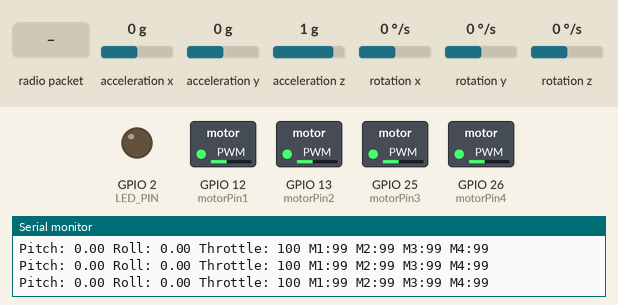
This sketch was run on a simulated ESP32. Parts: switched loads named in the sketch (green lamp = pin HIGH), output pins drawn as LEDs (lit = HIGH), the last lines printed to the serial monitor. Inputs (shaded band) come from the test bench; at power-on: acceleration x 0 g, acceleration y 0 g, rotation x 0 °/s, acceleration z 1 g, rotation y 0 °/s, rotation z 0 °/s. No radio packets arrive unless stated.

Above: at 1.2 s.
1.3 s: radio packet "5" arrives
At 3.0 s:
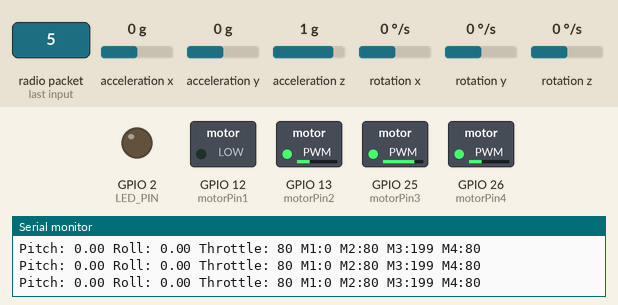
4.3 s: acceleration x set to -1.4 g
At 5.09 s:
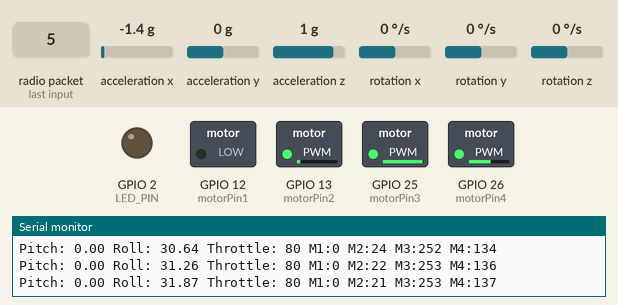
7.3 s: acceleration y set to -0.8 g
At 10.27 s:
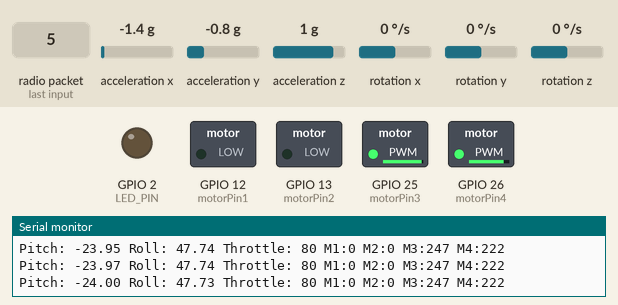
10.3 s: rotation x set to -192 °/s
At 10.92 s:
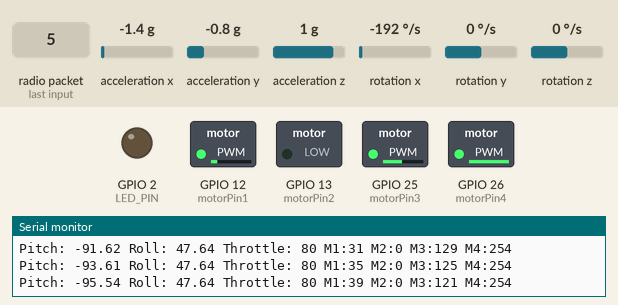
13.3 s: radio packet "90" arrives
At 15.8 s:
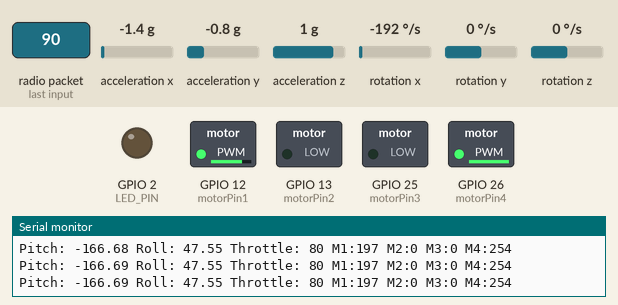
16.3 s: rotation x set to 192 °/s
At 18.04 s:
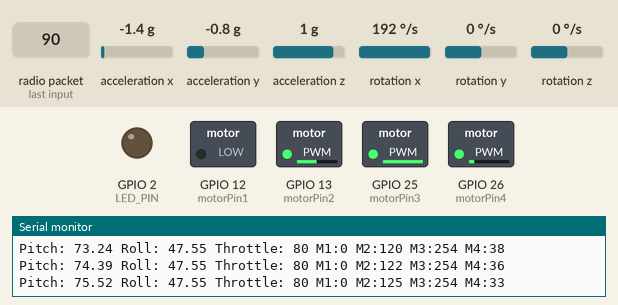
Timing chart, 0 to 20.3 s (numbered marks = the images above; inputs shaded):
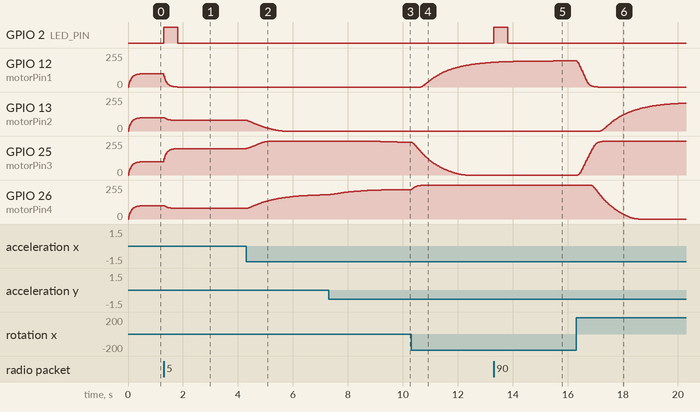

Measured:
- after the input at 1.3 s, GPIO 2 (LED_PIN): LOW → HIGH at once, → LOW 0.51 s later; GPIO 12 (motorPin1): moves from 99/255 to 0/255 over 0.49 s, starting at once; GPIO 13 (motorPin2), GPIO 26 (motorPin4): moves from 99/255 to 80/255 over 0.36 s, starting at once; GPIO 25 (motorPin3): moves from 99/255 to 198/255 over 0.49 s, starting at once
- after the input at 4.3 s, GPIO 13 (motorPin2): moves from 80/255 to 0/255 over 1.3 s, starting at once; GPIO 25 (motorPin3): moves from 198/255 to 253/255 over 0.85 s, starting at once; GPIO 26 (motorPin4): moves from 80/255 to 182/255 over 2.8 s, starting at once
- after the input at 7.3 s, GPIO 25 (motorPin3): moves from 253/255 to 246/255 over 1.0 s, starting after 1.8 s
- after the input at 10.3 s, GPIO 12 (motorPin1): moves from 0/255 to 185/255 over 2.6 s, starting after 0.35 s
- after the input at 13.3 s, GPIO 2 (LED_PIN): LOW → HIGH at once, → LOW 0.51 s later
- after the input at 16.3 s, GPIO 13 (motorPin2): moves from 0/255 to 209/255 over 3.0 s, starting after 0.89 s; GPIO 25 (motorPin3): moves from 0/255 to 253/255 over 0.99 s, starting after 0.07 s; GPIO 26 (motorPin4): moves from 253/255 to 0/255 over 1.7 s, starting after 0.55 s

The sketch:

I3.ino
```cpp
#include <Wire.h>
#include <MPU6050.h>
#include <SPI.h>
#include <LoRa.h>

// ==== LoRa config ====
#define LED_PIN 2
#define SS    5
#define RST   14
#define DIO0  15

// ==== Motor PWM pins ====
int motorPin1 = 12;
int motorPin2 = 13;
int motorPin3 = 25;
int motorPin4 = 26;

// ==== MPU6050 ====
MPU6050 mpu;

// PID Parameters
float Kp_pitch = 2.0, Ki_pitch = 0.0, Kd_pitch = 0.0;
float Kp_roll = 2.0, Ki_roll = 0.0, Kd_roll = 0.0;
float previousErrorPitch = 0, integralPitch = 0;
float previousErrorRoll = 0, integralRoll = 0;

// Kalman Filter
float kalmanPitch = 0, kalmanRoll = 0;
float uncertaintyPitch = 2, uncertaintyRoll = 2;
float t = 0.02;  // 20ms loop

// IMU raw data
int16_t ax, ay, az, gx, gy, gz;
float pitch, roll;

// Joystick values
int joy1Y = 2048, joy1X = 2048, joy2Y = 2048, joy2X = 2048;

// Motor speeds
int motorSpeed1, motorSpeed2, motorSpeed3, motorSpeed4;

// Smoothed speeds
float filteredM1 = 0, filteredM2 = 0, filteredM3 = 0, filteredM4 = 0;
float alpha = 0.2;

// Throttle
int currentThrottle = 100;

// Client Connection
bool clientConnected = false;
unsigned long lastDataTime = 0;
const unsigned long timeoutNoData = 1000;

unsigned long previousMillis = 0;
const long interval = 500;
bool ledState = LOW;

// Tổng tốc độ để tắt motor khi mất kết nối
int motorSpeed = 0;

void setup() {
  Serial.begin(115200);
  Wire.begin();
  mpu.initialize();
  pinMode(LED_PIN, OUTPUT);
  digitalWrite(LED_PIN, LOW);

  if (!mpu.testConnection()) {
    Serial.println("❌ MPU6050 failed!");
    while (1);
  }

  // PWM setup
  ledcSetup(0, 1000, 8); ledcAttachPin(motorPin1, 0);
  ledcSetup(1, 1000, 8); ledcAttachPin(motorPin2, 1);
  ledcSetup(2, 1000, 8); ledcAttachPin(motorPin3, 2);
  ledcSetup(3, 1000, 8); ledcAttachPin(motorPin4, 3);

  // LoRa init
  LoRa.setPins(SS, RST, DIO0);
  if (!LoRa.begin(433E6)) {
    Serial.println("❌ LoRa failed!");
    while (1);
  }
  Serial.println("✅ LoRa ready");
}

// Kalman Filter 1D
void kalman_1d(float& state, float& uncertainty, float rate, float measurement) {
  state += t * rate;
  uncertainty += t * t * 16;
  float gain = uncertainty / (uncertainty + 9);
  state += gain * (measurement - state);
  uncertainty *= (1 - gain);
}

String getValue(String data, String key) {
  int start = data.indexOf(key + ":");
  if (start == -1) return "";
  start += key.length() + 1;
  int end = data.indexOf(" ", start);
  if (end == -1) end = data.length();
  return data.substring(start, end);
}

void loop() {
  int packetSize = LoRa.parsePacket();
  if (packetSize) {
    String received = "";
    while (LoRa.available()) {
      received += (char)LoRa.read();
    }

    clientConnected = true;
    lastDataTime = millis();

    joy1Y = getValue(received, "joy1Y").toInt();
    joy1X = getValue(received, "joy1X").toInt();
    joy2Y = getValue(received, "joy2Y").toInt();
    joy2X = getValue(received, "joy2X").toInt();
  }

  // Timeout check
  if (clientConnected) {
    if (millis() - lastDataTime > timeoutNoData) {
      Serial.println("⚠️ Không nhận dữ liệu từ client trong 5 giây. Tắt LED và motor.");
      clientConnected = false;
      digitalWrite(LED_PIN, LOW);
      ledState = LOW;
      motorSpeed = 0;
      for (int ch = 0; ch <= 3; ch++) ledcWrite(ch, 0);
      return;
    } else {
      unsigned long currentMillis = millis();
      if (currentMillis - previousMillis >= interval) {
        previousMillis = currentMillis;
        ledState = !ledState;
        digitalWrite(LED_PIN, ledState);
      }
    }
  }

  // ==== Đọc IMU ====
  mpu.getAcceleration(&ax, &ay, &az);
  mpu.getRotation(&gx, &gy, &gz);

  float rawPitch = 0, rawRoll = 0;
  float denPitch = sqrt(ax * ax + az * az);
  float denRoll  = sqrt(ay * ay + az * az);

  if (denPitch > 0.0001 && denRoll > 0.0001) {
    rawPitch = atan2(ay, denPitch) * 180.0 / PI;
    rawRoll  = atan2(-ax, denRoll) * 180.0 / PI;
  }

  kalman_1d(kalmanPitch, uncertaintyPitch, gx / 131.0, rawPitch);
  kalman_1d(kalmanRoll, uncertaintyRoll, gy / 131.0, rawRoll);

  pitch = kalmanPitch;
  roll = kalmanRoll;

  // ==== Joystick Điều Khiển ====
  float pitchTarget = map(joy1Y, 0, 4095, -30, 30);
  float rollTarget  = map(joy1X, 0, 4095, -30, 30);

  int joyMid = 2048;
  int delta = map(joy2X, 0, 4095, -5, 5);
  if (abs(joy2X - joyMid) > 200) {
    currentThrottle += delta;
    currentThrottle = constrain(currentThrottle, 80, 230);
  }
  int baseThrottle = currentThrottle;

  // ==== PID Pitch & Roll ====
  float errorPitch = pitchTarget - pitch;
  float dPitch = errorPitch - previousErrorPitch;
  integralPitch += errorPitch;
  integralPitch = constrain(integralPitch, -400, 400);

  float errorRoll = rollTarget - roll;
  float dRoll = errorRoll - previousErrorRoll;
  integralRoll += errorRoll;
  integralRoll = constrain(integralRoll, -400, 400);

  float pidPitch = Kp_pitch * errorPitch + Ki_pitch * integralPitch + Kd_pitch * dPitch;
  float pidRoll  = Kp_roll  * errorRoll  + Ki_roll  * integralRoll  + Kd_roll  * dRoll;

  previousErrorPitch = errorPitch;
  previousErrorRoll = errorRoll;

  // ==== Motor Mixing ====
  motorSpeed1 = constrain(baseThrottle + pidPitch + pidRoll, 0, 255);
  motorSpeed2 = constrain(baseThrottle - pidPitch + pidRoll, 0, 255);
  motorSpeed3 = constrain(baseThrottle - pidPitch - pidRoll, 0, 255);
  motorSpeed4 = constrain(baseThrottle + pidPitch - pidRoll, 0, 255);

  // ==== Smoothing ====
  filteredM1 = (1 - alpha) * filteredM1 + alpha * motorSpeed1;
  filteredM2 = (1 - alpha) * filteredM2 + alpha * motorSpeed2;
  filteredM3 = (1 - alpha) * filteredM3 + alpha * motorSpeed3;
  filteredM4 = (1 - alpha) * filteredM4 + alpha * motorSpeed4;

  // ==== PWM Output ====
  ledcWrite(0, (int)filteredM1);
  ledcWrite(1, (int)filteredM2);
  ledcWrite(2, (int)filteredM3);
  ledcWrite(3, (int)filteredM4);

  // Debug
  Serial.print("Pitch: "); Serial.print(pitch);
  Serial.print(" Roll: "); Serial.print(roll);
  Serial.print(" Throttle: "); Serial.print(baseThrottle);
  Serial.print(" M1:"); Serial.print((int)filteredM1);
  Serial.print(" M2:"); Serial.print((int)filteredM2);
  Serial.print(" M3:"); Serial.print((int)filteredM3);
  Serial.print(" M4:"); Serial.println((int)filteredM4);

  delay(20);
}
```
